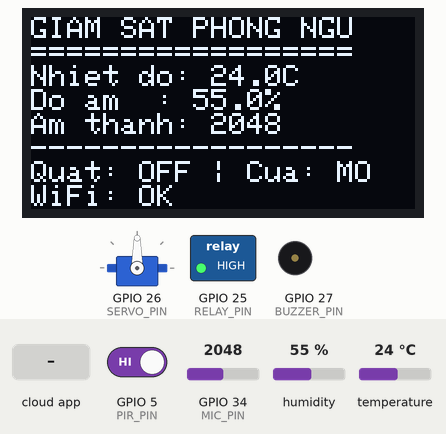
Simulated run of this sketch. Board: ESP32. Shown: servo, 128×64 one-colour display, switched loads named in the sketch (green lamp = pin HIGH), buzzer (waves = sounding, pin HIGH). The test bench sets the inputs (shaded band); at power-on: humidity 55 %, GPIO 5 (PIR_PIN) HIGH, GPIO 34 (MIC_PIN) = 2048, temperature 24 °C. WiFi joins after 1.5 s; servers stay silent unless stated; the Firebase database answers and starts empty; what the sketch prints to the serial monitor is not drawn.

Above: at 6.3 s.
6.4 s: the phone or cloud app sets fan to 1
At 9.5 s:
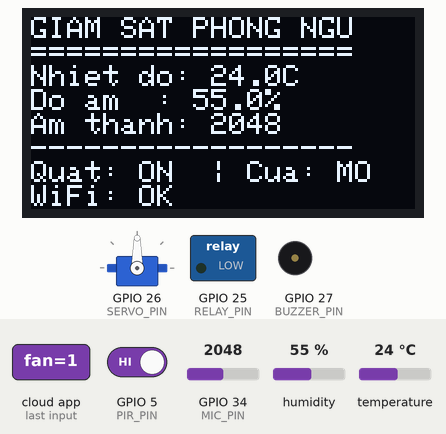
10.2 s: the phone or cloud app sets doorLock to 1
At 12.9 s:
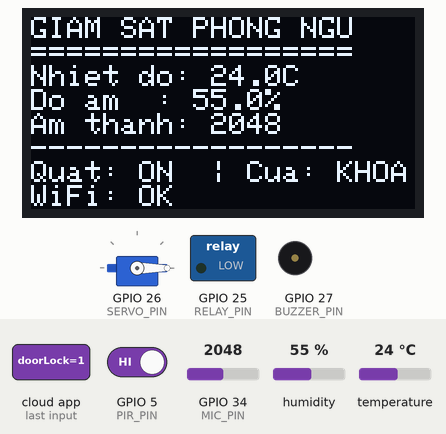
13.2 s: the phone or cloud app sets fan to 0
At 15.4 s:
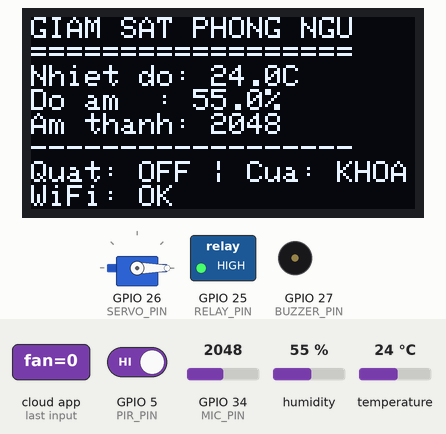
16.2 s: the phone or cloud app sets doorLock to 0
At 17.57 s:
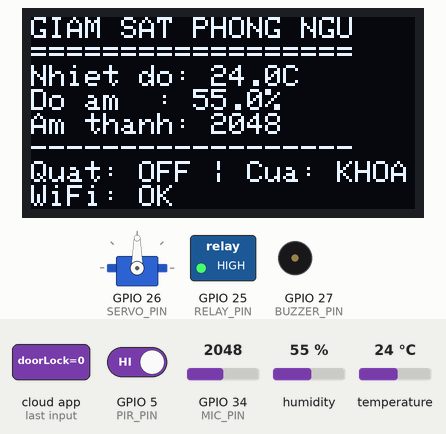
19.2 s: the phone or cloud app sets buzzer to 1
At 20.83 s:
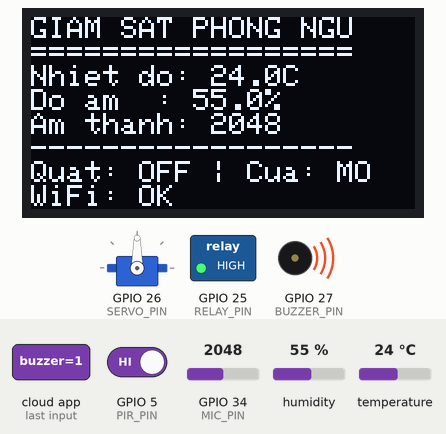
25.6 s: humidity set to 88 %
At 29.1 s:
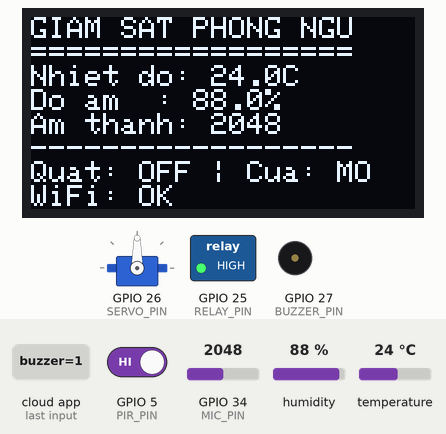
Timing chart, 0 to 31.2 s (numbered marks = the images above; inputs shaded):
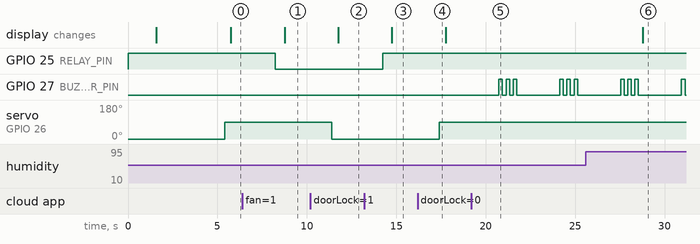

Measured:
- after the input at 6.4 s, GPIO 25 (RELAY_PIN): HIGH → LOW after 1.8 s; the display: changes after 2.4 s (image 1)
- after the input at 10.2 s, servo on GPIO 26 (SERVO_PIN): 90° → 0° after 1.2 s; the display: changes after 1.6 s (image 2)
- after the input at 13.2 s, GPIO 25 (RELAY_PIN): LOW → HIGH after 1.0 s; the display: changes after 1.6 s (image 3)
- after the input at 16.2 s, servo on GPIO 26 (SERVO_PIN): 0° → 90° after 1.2 s
- after the input at 19.2 s, GPIO 27 (BUZZER_PIN): LOW → HIGH after 1.5 s, → LOW 0.20 s later, → HIGH 0.20 s later, → LOW 0.20 s later, … (12 changes in this stretch)
- after the input at 25.6 s, the display: changes after 3.2 s (image 6)

The sketch:

BabyRoomMonitor.ino
```cpp
/*
 * HỆ THỐNG GIÁM SÁT AN TOÀN PHÒNG NGỦ CHO TRẺ NHỎ
 * Sử dụng ESP32 + Firebase + Cảm biến PIR, DHT11, Microphone, OLED
 *
 * Chức năng:
 * - Giám sát nhiệt độ, độ ẩm (DHT11)
 * - Phát hiện chuyển động (PIR)
 * - Phát hiện tiếng khóc (Microphone + MAX4466)
 * - Điều khiển quạt (Relay)
 * - Mô phỏng khóa cửa (Servo)
 * - Còi báo động (Buzzer)
 * - Hiển thị trạng thái (OLED)
 * - Kết nối Firebase real-time
 */

#include <WiFi.h>
#include <FirebaseESP32.h>
#include <DHT.h>
#include <Wire.h>
#include <Adafruit_GFX.h>
#include <Adafruit_SSD1306.h>
#include <ESP32Servo.h>

// ==================== CẤU HÌNH WIFI ====================
#define WIFI_SSID "TEN_WIFI_CUA_BAN"
#define WIFI_PASSWORD "MAT_KHAU_WIFI"

// ==================== CẤU HÌNH FIREBASE ====================
#define FIREBASE_HOST "ten-du-an.firebaseio.com"
#define FIREBASE_AUTH "firebase-auth-token-cua-ban"

FirebaseData firebaseData;
FirebaseConfig firebaseConfig;
FirebaseAuth firebaseAuth;

// ==================== ĐỊNH NGHĨA CHÂN ESP32 ====================
#define DHT_PIN 4           // Cảm biến DHT11
#define PIR_PIN 5           // Cảm biến PIR
#define MIC_PIN 34          // Cảm biến âm thanh (ADC)
#define RELAY_PIN 25        // Module Relay (điều khiển quạt)
#define SERVO_PIN 26        // Động cơ Servo (khóa cửa)
#define BUZZER_PIN 27       // Còi báo động
#define OLED_SDA 21         // OLED I2C Data
#define OLED_SCL 22         // OLED I2C Clock

// ==================== CẤU HÌNH CẢM BIẾN ====================
#define DHT_TYPE DHT11
DHT dht(DHT_PIN, DHT_TYPE);

#define SCREEN_WIDTH 128
#define SCREEN_HEIGHT 64
#define OLED_RESET -1
Adafruit_SSD1306 display(SCREEN_WIDTH, SCREEN_HEIGHT, &Wire, OLED_RESET);

Servo doorServo;

// ==================== BIẾN TOÀN CỤC ====================
// Dữ liệu cảm biến
float temperature = 0;
float humidity = 0;
bool motionDetected = false;
int soundLevel = 0;
bool cryingDetected = false;

// Trạng thái thiết bị
bool fanOn = false;
bool doorLocked = true;
bool buzzerOn = false;
bool systemArmed = true;

// Ngưỡng cảnh báo
const float TEMP_MAX = 30.0;      // Nhiệt độ tối đa (°C)
const float TEMP_MIN = 20.0;      // Nhiệt độ tối thiểu (°C)
const float HUMIDITY_MAX = 70.0;  // Độ ẩm tối đa (%)
const int SOUND_THRESHOLD = 2000; // Ngưỡng phát hiện tiếng khóc
const int CRY_DURATION = 3000;    // Thời gian khóc liên tục (ms)

// Thời gian
unsigned long lastSensorRead = 0;
unsigned long lastFirebaseUpdate = 0;
unsigned long lastDisplayUpdate = 0;
unsigned long cryingStartTime = 0;
const unsigned long SENSOR_INTERVAL = 2000;    // 2 giây
const unsigned long FIREBASE_INTERVAL = 3000;  // 3 giây
const unsigned long DISPLAY_INTERVAL = 1000;   // 1 giây

// ==================== SETUP ====================
void setup() {
  Serial.begin(115200);
  Serial.println("\n=== HỆ THỐNG GIÁM SÁT PHÒNG NGỦ TRẺ EM ===");

  // Khởi tạo chân GPIO
  pinMode(PIR_PIN, INPUT);
  pinMode(MIC_PIN, INPUT);
  pinMode(RELAY_PIN, OUTPUT);
  pinMode(BUZZER_PIN, OUTPUT);

  digitalWrite(RELAY_PIN, HIGH);  // Relay kích mức thấp - HIGH = tắt
  digitalWrite(BUZZER_PIN, LOW);

  // Khởi tạo DHT11
  dht.begin();
  Serial.println("✓ DHT11 khởi tạo");

  // Khởi tạo Servo
  doorServo.attach(SERVO_PIN);
  doorServo.write(0);  // Vị trí khóa
  Serial.println("✓ Servo khởi tạo");

  // Khởi tạo OLED
  if(!display.begin(SSD1306_SWITCHCAPVCC, 0x3C)) {
    Serial.println("✗ Lỗi OLED!");
  } else {
    Serial.println("✓ OLED khởi tạo");
    display.clearDisplay();
    display.setTextSize(1);
    display.setTextColor(SSD1306_WHITE);
    display.setCursor(0, 0);
    display.println("He thong dang");
    display.println("khoi dong...");
    display.display();
  }

  // Kết nối WiFi
  connectWiFi();

  // Kết nối Firebase
  connectFirebase();

  // Hiển thị thông báo sẵn sàng
  display.clearDisplay();
  display.setCursor(0, 0);
  display.println("HE THONG SAN SANG");
  display.println("==================");
  display.display();
  delay(2000);

  Serial.println("=== HỆ THỐNG ĐÃ SẴN SÀNG ===\n");
}

// ==================== LOOP CHÍNH ====================
void loop() {
  unsigned long currentMillis = millis();

  // Đọc cảm biến định kỳ
  if (currentMillis - lastSensorRead >= SENSOR_INTERVAL) {
    lastSensorRead = currentMillis;
    readSensors();
    checkAlerts();
  }

  // Cập nhật Firebase định kỳ
  if (currentMillis - lastFirebaseUpdate >= FIREBASE_INTERVAL) {
    lastFirebaseUpdate = currentMillis;
    updateFirebase();
    checkFirebaseCommands();
  }

  // Cập nhật màn hình OLED định kỳ
  if (currentMillis - lastDisplayUpdate >= DISPLAY_INTERVAL) {
    lastDisplayUpdate = currentMillis;
    updateDisplay();
  }

  delay(10);  // Tránh watchdog reset
}

// ==================== KẾT NỐI WIFI ====================
void connectWiFi() {
  Serial.print("Đang kết nối WiFi");
  WiFi.begin(WIFI_SSID, WIFI_PASSWORD);

  int attempts = 0;
  while (WiFi.status() != WL_CONNECTED && attempts < 30) {
    delay(500);
    Serial.print(".");
    attempts++;
  }

  if (WiFi.status() == WL_CONNECTED) {
    Serial.println("\n✓ WiFi đã kết nối!");
    Serial.print("IP: ");
    Serial.println(WiFi.localIP());
  } else {
    Serial.println("\n✗ Không thể kết nối WiFi!");
  }
}

// ==================== KẾT NỐI FIREBASE ====================
void connectFirebase() {
  firebaseConfig.host = FIREBASE_HOST;
  firebaseConfig.signer.tokens.legacy_token = FIREBASE_AUTH;

  Firebase.begin(&firebaseConfig, &firebaseAuth);
  Firebase.reconnectWiFi(true);

  Serial.println("✓ Firebase đã kết nối");
}

// ==================== ĐỌC CẢM BIẾN ====================
void readSensors() {
  // Đọc DHT11
  float temp = dht.readTemperature();
  float hum = dht.readHumidity();

  if (!isnan(temp) && !isnan(hum)) {
    temperature = temp;
    humidity = hum;
  }

  // Đọc PIR
  motionDetected = digitalRead(PIR_PIN);

  // Đọc Microphone
  soundLevel = analogRead(MIC_PIN);

  // Phát hiện tiếng khóc
  if (soundLevel > SOUND_THRESHOLD) {
    if (cryingStartTime == 0) {
      cryingStartTime = millis();
    } else if (millis() - cryingStartTime > CRY_DURATION) {
      cryingDetected = true;
    }
  } else {
    cryingStartTime = 0;
    cryingDetected = false;
  }

  // In dữ liệu ra Serial
  Serial.printf("Nhiệt độ: %.1f°C | Độ ẩm: %.1f%% | Chuyển động: %s | Âm thanh: %d | Khóc: %s\n",
                temperature, humidity, motionDetected ? "CÓ" : "KHÔNG",
                soundLevel, cryingDetected ? "CÓ" : "KHÔNG");
}

// ==================== KIỂM TRA CẢNH BÁO ====================
void checkAlerts() {
  bool alertTriggered = false;

  // Cảnh báo nhiệt độ
  if (temperature > TEMP_MAX || temperature < TEMP_MIN) {
    alertTriggered = true;
    Serial.println("⚠ CẢNH BÁO: Nhiệt độ bất thường!");
  }

  // Cảnh báo độ ẩm
  if (humidity > HUMIDITY_MAX) {
    alertTriggered = true;
    Serial.println("⚠ CẢNH BÁO: Độ ẩm cao!");
  }

  // Cảnh báo chuyển động (khi hệ thống được kích hoạt)
  if (systemArmed && motionDetected) {
    alertTriggered = true;
    Serial.println("⚠ CẢNH BÁO: Phát hiện chuyển động!");
  }

  // Cảnh báo tiếng khóc
  if (cryingDetected) {
    alertTriggered = true;
    Serial.println("⚠ CẢNH BÁO: Trẻ đang khóc!");
  }

  // Kích hoạt buzzer nếu có cảnh báo
  if (alertTriggered && buzzerOn) {
    soundBuzzer();
  }
}

// ==================== CẬP NHẬT FIREBASE ====================
void updateFirebase() {
  if (WiFi.status() != WL_CONNECTED) {
    Serial.println("✗ WiFi mất kết nối!");
    return;
  }

  // Gửi dữ liệu cảm biến
  Firebase.setFloat(firebaseData, "/sensors/temperature", temperature);
  Firebase.setFloat(firebaseData, "/sensors/humidity", humidity);
  Firebase.setBool(firebaseData, "/sensors/motion", motionDetected);
  Firebase.setInt(firebaseData, "/sensors/soundLevel", soundLevel);
  Firebase.setBool(firebaseData, "/sensors/crying", cryingDetected);

  // Gửi trạng thái thiết bị
  Firebase.setBool(firebaseData, "/devices/fan", fanOn);
  Firebase.setBool(firebaseData, "/devices/doorLocked", doorLocked);
  Firebase.setBool(firebaseData, "/devices/buzzer", buzzerOn);
  Firebase.setBool(firebaseData, "/system/armed", systemArmed);

  // Timestamp
  Firebase.setInt(firebaseData, "/system/lastUpdate", millis() / 1000);
}

// ==================== NHẬN LỆNH TỪ FIREBASE ====================
void checkFirebaseCommands() {
  // Kiểm tra lệnh bật/tắt quạt
  if (Firebase.getBool(firebaseData, "/commands/fan")) {
    bool newFanState = firebaseData.boolData();
    if (newFanState != fanOn) {
      fanOn = newFanState;
      controlFan(fanOn);
    }
  }

  // Kiểm tra lệnh khóa/mở cửa
  if (Firebase.getBool(firebaseData, "/commands/doorLock")) {
    bool newDoorState = firebaseData.boolData();
    if (newDoorState != doorLocked) {
      doorLocked = newDoorState;
      controlDoor(doorLocked);
    }
  }

  // Kiểm tra lệnh buzzer
  if (Firebase.getBool(firebaseData, "/commands/buzzer")) {
    buzzerOn = firebaseData.boolData();
  }

  // Kiểm tra trạng thái hệ thống
  if (Firebase.getBool(firebaseData, "/commands/systemArmed")) {
    systemArmed = firebaseData.boolData();
    Serial.printf("Hệ thống: %s\n", systemArmed ? "KÍCH HOẠT" : "TẮT");
  }
}

// ==================== ĐIỀU KHIỂN THIẾT BỊ ====================
void controlFan(bool state) {
  // Relay kích mức thấp: LOW = bật, HIGH = tắt
  digitalWrite(RELAY_PIN, state ? LOW : HIGH);
  Serial.printf("Quạt: %s\n", state ? "BẬT" : "TẮT");
}

void controlDoor(bool locked) {
  // Servo: 0° = khóa, 90° = mở
  doorServo.write(locked ? 0 : 90);
  Serial.printf("Cửa: %s\n", locked ? "KHÓA" : "MỞ");
}

void soundBuzzer() {
  // Kêu buzzer 3 tiếng ngắn
  for (int i = 0; i < 3; i++) {
    digitalWrite(BUZZER_PIN, HIGH);
    delay(200);
    digitalWrite(BUZZER_PIN, LOW);
    delay(200);
  }
}

// ==================== CẬP NHẬT MÀN HÌNH OLED ====================
void updateDisplay() {
  display.clearDisplay();
  display.setTextSize(1);
  display.setCursor(0, 0);

  // Tiêu đề
  display.println("GIAM SAT PHONG NGU");
  display.println("==================");

  // Dữ liệu cảm biến
  display.printf("Nhiet do: %.1fC\n", temperature);
  display.printf("Do am  : %.1f%%\n", humidity);
  display.printf("Am thanh: %d\n", soundLevel);

  // Trạng thái
  display.println("------------------");
  display.printf("Quat: %s | ", fanOn ? "ON " : "OFF");
  display.printf("Cua: %s\n", doorLocked ? "KHOA" : "MO  ");

  // WiFi status
  display.printf("WiFi: %s", WiFi.status() == WL_CONNECTED ? "OK" : "ERR");

  display.display();
}

// ==================== HÀM TRỢ GIÚP ====================
// Reset hệ thống về trạng thái mặc định
void resetSystem() {
  fanOn = false;
  doorLocked = true;
  buzzerOn = false;
  systemArmed = true;

  controlFan(false);
  controlDoor(true);
  digitalWrite(BUZZER_PIN, LOW);

  Serial.println("✓ Hệ thống đã reset");
}
```
